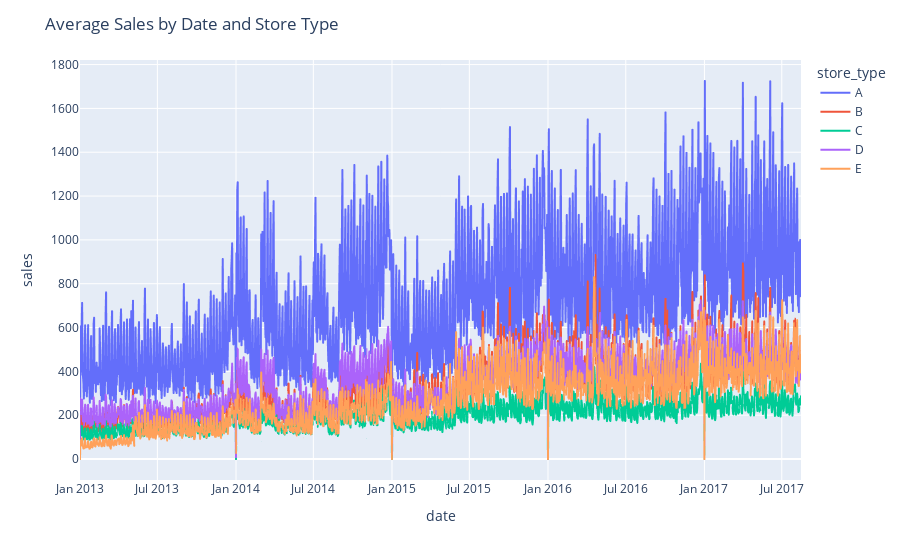
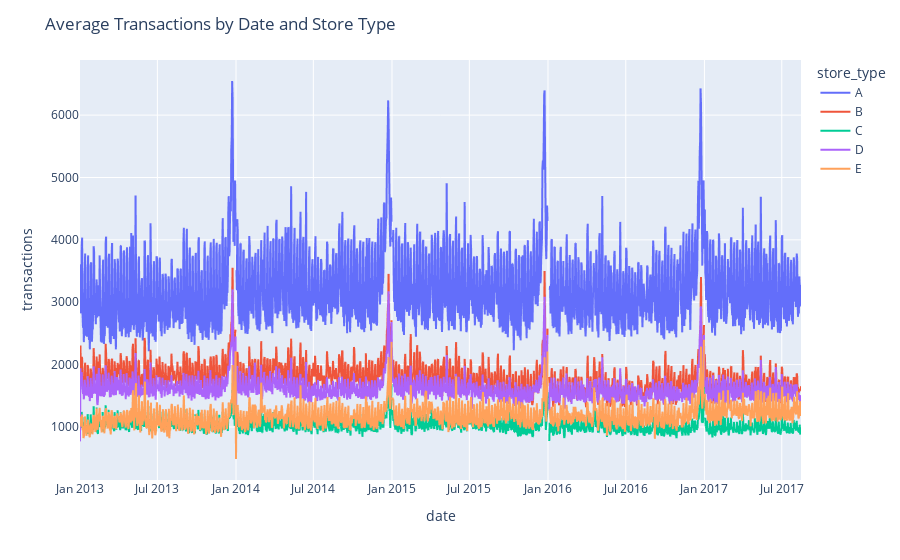

Notebook source saved alongside these figures, in order:
### Code cell
agg = train1.groupby(['date','store_type']).agg({'sales':'mean'}).reset_index()
fig = px.line(agg, x='date', y='sales',color='store_type')
fig.update_layout(title = 'Average Sales by Date and Store Type')

agg = train1.groupby(['date','store_type']).agg({'transactions':'mean'}).reset_index()
fig = px.line(agg, x='date', y='transactions',color='store_type')
fig.update_layout(title = 'Average Transactions by Date and Store Type')

### Figure 1 — Plotly figure (JSON) as saved in the notebook; plotly's stock layout.template omitted (floating-point values rounded to 4 significant figures; data arrays with more than 128 entries replaced by an {"elided": "..."} marker saying what was removed)
{"data": [{"hovertemplate": "store_type=A<br>date=%{x}<br>sales=%{y}<extra></extra>", "legendgroup": "A", "line": {"color": "#636efa", "dash": "solid"}, "marker": {"symbol": "circle"}, "mode": "lines", "name": "A", "showlegend": true, "type": "scattergl", "x": {"elided": "1684 str values"}, "xaxis": "x", "y": {"elided": "1684 float values"}, "yaxis": "y"}, {"hovertemplate": "store_type=B<br>date=%{x}<br>sales=%{y}<extra></extra>", "legendgroup": "B", "line": {"color": "#EF553B", "dash": "solid"}, "marker": {"symbol": "circle"}, "mode": "lines", "name": "B", "showlegend": true, "type": "scattergl", "x": {"elided": "1684 str values"}, "xaxis": "x", "y": {"elided": "1684 float values"}, "yaxis": "y"}, {"hovertemplate": "store_type=C<br>date=%{x}<br>sales=%{y}<extra></extra>", "legendgroup": "C", "line": {"color": "#00cc96", "dash": "solid"}, "marker": {"symbol": "circle"}, "mode": "lines", "name": "C", "showlegend": true, "type": "scattergl", "x": {"elided": "1684 str values"}, "xaxis": "x", "y": {"elided": "1684 float values"}, "yaxis": "y"}, {"hovertemplate": "store_type=D<br>date=%{x}<br>sales=%{y}<extra></extra>", "legendgroup": "D", "line": {"color": "#ab63fa", "dash": "solid"}, "marker": {"symbol": "circle"}, "mode": "lines", "name": "D", "showlegend": true, "type": "scattergl", "x": {"elided": "1684 str values"}, "xaxis": "x", "y": {"elided": "1684 float values"}, "yaxis": "y"}, {"hovertemplate": "store_type=E<br>date=%{x}<br>sales=%{y}<extra></extra>", "legendgroup": "E", "line": {"color": "#FFA15A", "dash": "solid"}, "marker": {"symbol": "circle"}, "mode": "lines", "name": "E", "showlegend": true, "type": "scattergl", "x": {"elided": "1684 str values"}, "xaxis": "x", "y": {"elided": "1684 float values"}, "yaxis": "y"}], "layout": {"legend": {"title": {"text": "store_type"}, "tracegroupgap": 0}, "margin": {"t": 60}, "title": {"text": "Average Sales by Date and Store Type"}, "xaxis": {"anchor": "y", "domain": [0, 1], "title": {"text": "date"}}, "yaxis": {"anchor": "x", "domain": [0, 1], "title": {"text": "sales"}}}}

### Figure 2 — Plotly figure (JSON) as saved in the notebook; plotly's stock layout.template omitted (floating-point values rounded to 4 significant figures; data arrays with more than 128 entries replaced by an {"elided": "..."} marker saying what was removed)
{"data": [{"hovertemplate": "store_type=A<br>date=%{x}<br>transactions=%{y}<extra></extra>", "legendgroup": "A", "line": {"color": "#636efa", "dash": "solid"}, "marker": {"symbol": "circle"}, "mode": "lines", "name": "A", "showlegend": true, "type": "scattergl", "x": {"elided": "1684 str values"}, "xaxis": "x", "y": {"elided": "1684 float values"}, "yaxis": "y"}, {"hovertemplate": "store_type=B<br>date=%{x}<br>transactions=%{y}<extra></extra>", "legendgroup": "B", "line": {"color": "#EF553B", "dash": "solid"}, "marker": {"symbol": "circle"}, "mode": "lines", "name": "B", "showlegend": true, "type": "scattergl", "x": {"elided": "1684 str values"}, "xaxis": "x", "y": {"elided": "1684 float values"}, "yaxis": "y"}, {"hovertemplate": "store_type=C<br>date=%{x}<br>transactions=%{y}<extra></extra>", "legendgroup": "C", "line": {"color": "#00cc96", "dash": "solid"}, "marker": {"symbol": "circle"}, "mode": "lines", "name": "C", "showlegend": true, "type": "scattergl", "x": {"elided": "1684 str values"}, "xaxis": "x", "y": {"elided": "1684 float values"}, "yaxis": "y"}, {"hovertemplate": "store_type=D<br>date=%{x}<br>transactions=%{y}<extra></extra>", "legendgroup": "D", "line": {"color": "#ab63fa", "dash": "solid"}, "marker": {"symbol": "circle"}, "mode": "lines", "name": "D", "showlegend": true, "type": "scattergl", "x": {"elided": "1684 str values"}, "xaxis": "x", "y": {"elided": "1684 float values"}, "yaxis": "y"}, {"hovertemplate": "store_type=E<br>date=%{x}<br>transactions=%{y}<extra></extra>", "legendgroup": "E", "line": {"color": "#FFA15A", "dash": "solid"}, "marker": {"symbol": "circle"}, "mode": "lines", "name": "E", "showlegend": true, "type": "scattergl", "x": {"elided": "1684 str values"}, "xaxis": "x", "y": {"elided": "1684 float values"}, "yaxis": "y"}], "layout": {"legend": {"title": {"text": "store_type"}, "tracegroupgap": 0}, "margin": {"t": 60}, "title": {"text": "Average Transactions by Date and Store Type"}, "xaxis": {"anchor": "y", "domain": [0, 1], "title": {"text": "date"}}, "yaxis": {"anchor": "x", "domain": [0, 1], "title": {"text": "transactions"}}}}
